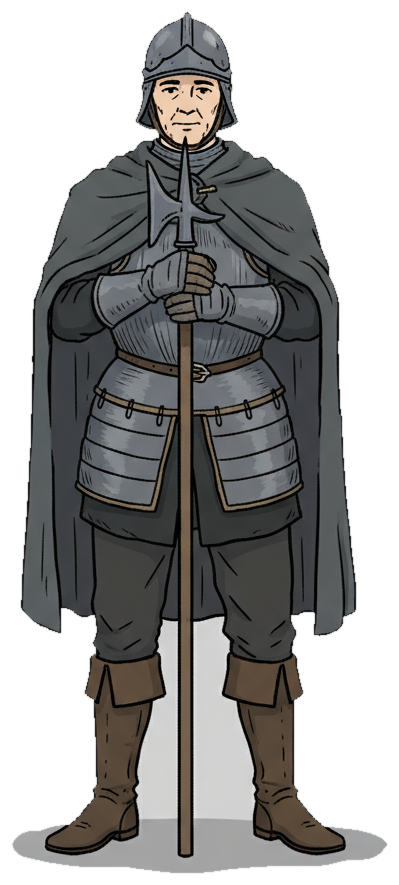
#> input picture vns/hamlet/img/bernardo/neutral.png, 399 x 885 px
$ python cutout.py ../img/bernardo/neutral.png ../img/bernardo/neutral.png ../img/bernardo/neutral.png
#> lines starting #> are read from the running program, lines starting #| are printed output that depends on the picture; after the words box and inside, x2 and y2 are one past the last pixel; in counts of white or black regions, pixels touching at a corner belong together
#!/usr/bin/env python3
# cutout.py — recorta el fondo plano de un sprite (el gris liso de Gemini) y deja
# un PNG con transparencia, recortado al personaje. Sin dependencias pesadas: solo PIL.
#
# Uso:
#   python3 vns/hamlet/build/cutout.py entrada.png salida.png
#   python3 vns/hamlet/build/cutout.py entrada.png hamlet     # -> img/hamlet/neutral.png
#
# Cómo funciona: flood-fill desde los bordes (quita solo el fondo CONECTADo, no los
# grises de dentro del personaje), se queda con el componente central (mata motas
# sueltas como la marca ✦), erosiona 1-2 px para borrar el halo gris y suaviza el borde.
import os
import sys
from collections import deque
from PIL import Image, ImageDraw, ImageFilter

HERE = os.path.dirname(os.path.abspath(__file__))
IMG = os.path.join(os.path.dirname(HERE), 'img')
SENT = (255, 0, 255)   # color centinela para marcar el fondo


def keep_central_blob(mask):
    """Conserva solo el blob opaco conectado al centro; descarta motas sueltas."""
    w, h = mask.size
    m = mask.load()
    cx, cy = w // 2, h // 2
    if not m[cx, cy]:                       # si el centro cae en transparente, sube/baja
        for dy in range(1, h // 2):
            if cy + dy < h and m[cx, cy + dy]:
                cy += dy; break
            if cy - dy >= 0 and m[cx, cy - dy]:
                cy -= dy; break
    if not m[cx, cy]:
        return mask
    keep = Image.new('L', (w, h), 0)
    k = keep.load()
    q = deque([(cx, cy)]); m[cx, cy] = 0; k[cx, cy] = 255
    while q:
        x, y = q.popleft()
        for nx, ny in ((x + 1, y), (x - 1, y), (x, y + 1), (x, y - 1)):
            if 0 <= nx < w and 0 <= ny < h and m[nx, ny]:
                m[nx, ny] = 0; k[nx, ny] = 255; q.append((nx, ny))
    return keep


def cutout(src, dst, thresh=42, erode=2, feather=0.6, pad=10):
#> called with src = '../img/bernardo/neutral.png', dst = '../img/bernardo/neutral.png', thresh = 42, erode = 2, feather = 0.6, pad = 10
    im = Image.open(src).convert('RGB')
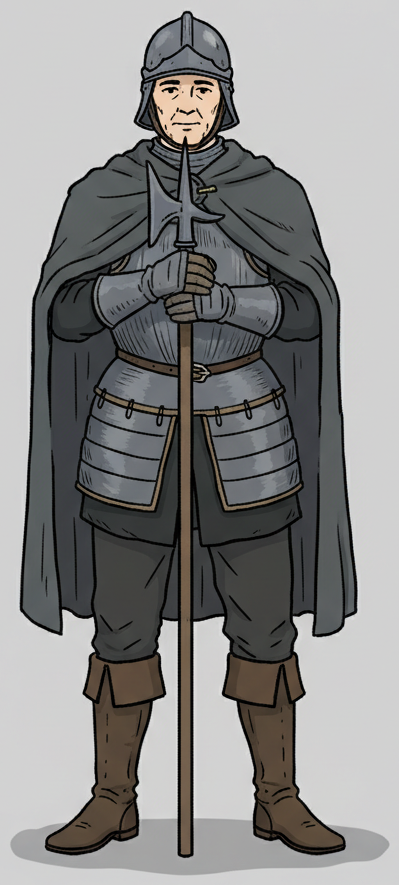
#> im: PIL image 399x885 RGB; mean R, G, B 136.9, 136.6, 135.8
    w, h = im.size
#> w = 399; h = 885
    work = im.copy()
    seeds = [(0, 0), (w - 1, 0), (0, h - 1), (w - 1, h - 1),
             (w // 2, 0), (w // 2, h - 1), (0, h // 2), (w - 1, h // 2)]
    for s in seeds:
        if work.getpixel(s) != SENT:
            ImageDraw.floodfill(work, s, SENT, thresh=thresh)
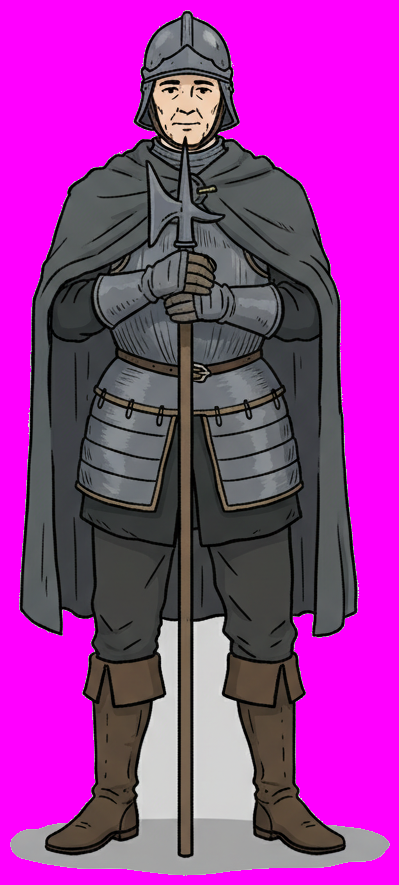
#> work: PIL image 399x885 RGB; mean R, G, B 155.3, 52.6, 154.2
    # máscara binaria: 0 donde quedó centinela (fondo)
    px = work.load()
    mask = Image.new('L', (w, h), 0)
#> mask: PIL image 399x885 L; every value is 0
    mk = mask.load()
    for y in range(h):
        for x in range(w):
            if px[x, y] != SENT:
                mk[x, y] = 255
    mask = keep_central_blob(mask)
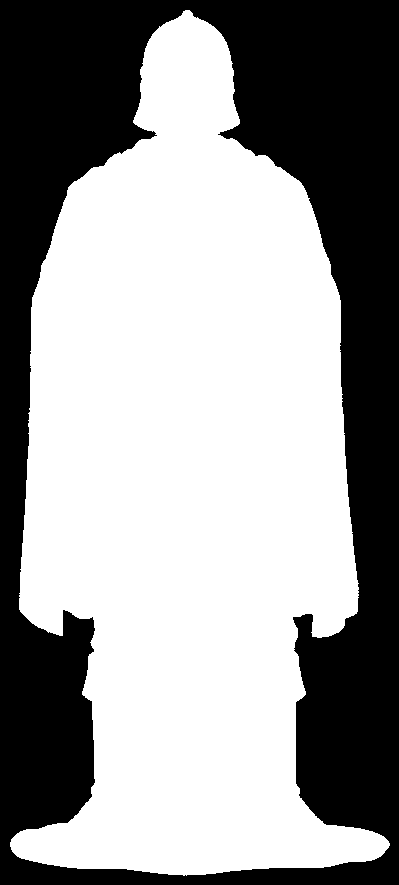
#> mask: PIL image 399x885 L; 59.8% white; 1 black region, box (x1, y1, x2, y2) and area: (0, 0, 399, 885) 141801
    for _ in range(erode):
        mask = mask.filter(ImageFilter.MinFilter(3))
#> this loop made 2 passes
#> pass 1, in cutout, `mask = mask.filter(ImageFilter.MinFilter(3))`:
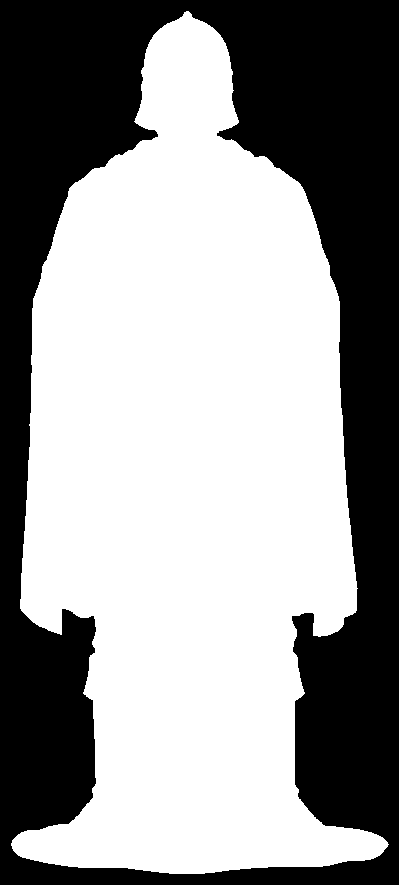
#> mask: PIL image 399x885 L; 59% white; 1 black region, box (x1, y1, x2, y2) and area: (0, 0, 399, 885) 144896
#> pass 2, in cutout, `mask = mask.filter(ImageFilter.MinFilter(3))`:
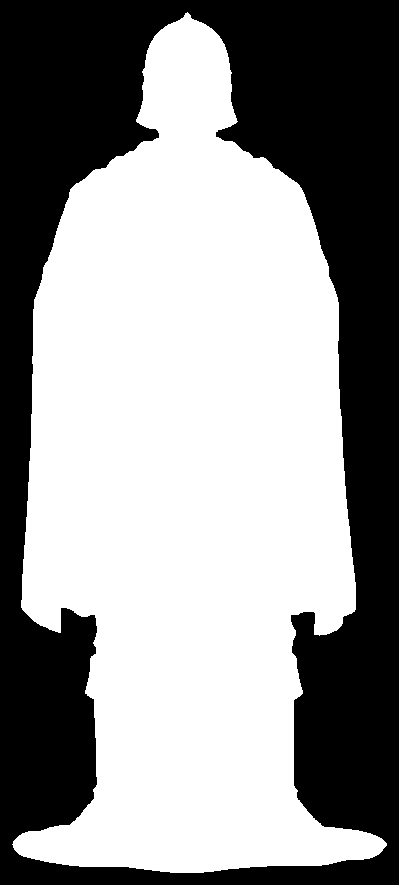
#> mask: PIL image 399x885 L; 58.1% white; 1 black region, box (x1, y1, x2, y2) and area: (0, 0, 399, 885) 147939
    if feather:
        mask = mask.filter(ImageFilter.GaussianBlur(feather))
    out = im.convert('RGBA')
    out.putalpha(mask)
    bbox = mask.getbbox()
#> bbox = (10, 10, 389, 875)
    if bbox:
        l, t, r, b = bbox
#> l = 10; t = 10; r = 389; b = 875
        out = out.crop((max(0, l - pad), max(0, t - pad),
                        min(w, r + pad), min(h, b + pad)))
    os.makedirs(os.path.dirname(dst), exist_ok=True)
    out.save(dst)
    print(f'cutout -> {dst}  {out.size[0]}x{out.size[1]}')
#| cutout -> ../img/bernardo/neutral.png  399x885


def main():
    if len(sys.argv) < 3:
        print('uso: cutout.py entrada.png salida.png | <slug>')
        sys.exit(1)
    src, dst = sys.argv[1], sys.argv[2]
    if '/' not in dst and not dst.lower().endswith('.png'):
        expr = sys.argv[3] if len(sys.argv) > 3 else 'neutral'
        dst = os.path.join(IMG, dst, expr + '.png')   # atajo: slug [expresion]
    cutout(src, dst)


if __name__ == '__main__':
    main()
